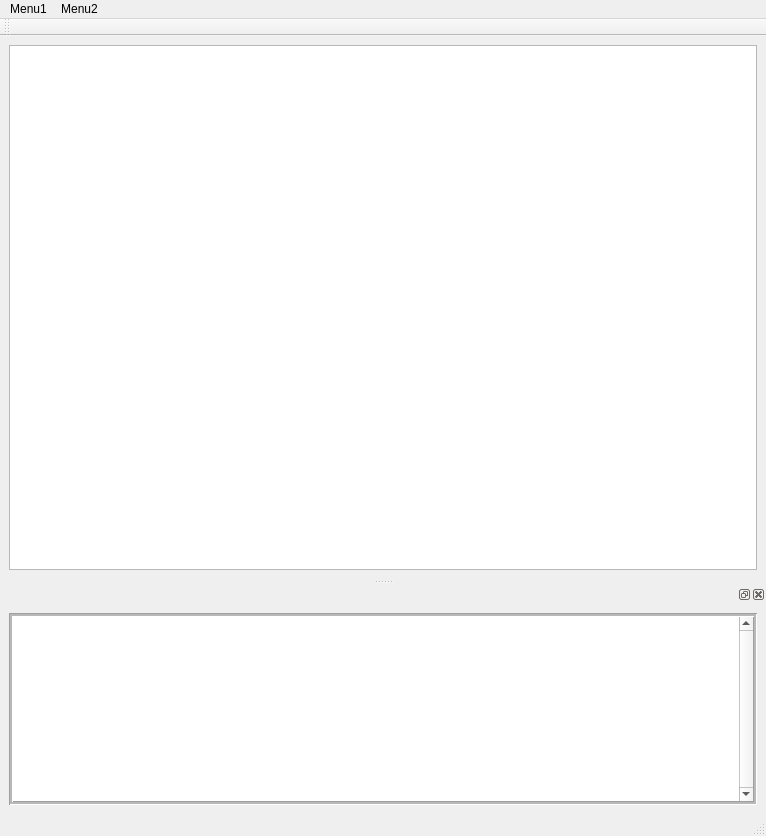
<?xml version="1.0" encoding="UTF-8"?>
<ui version="4.0">
 <class>disprast</class>
 <widget class="QMainWindow" name="disprast">
  <property name="geometry">
   <rect>
    <x>0</x>
    <y>0</y>
    <width>766</width>
    <height>836</height>
   </rect>
  </property>
  <property name="windowTitle">
   <string>MainWindow</string>
  </property>
  <property name="animated">
   <bool>true</bool>
  </property>
  <widget class="QWidget" name="centralwidget">
   <property name="sizePolicy">
    <sizepolicy hsizetype="Preferred" vsizetype="Preferred">
     <horstretch>0</horstretch>
     <verstretch>0</verstretch>
    </sizepolicy>
   </property>
   <property name="acceptDrops">
    <bool>true</bool>
   </property>
   <layout class="QVBoxLayout" name="verticalLayout">
    <item>
     <widget class="QGraphicsView" name="graphicsView">
      <property name="sizePolicy">
       <sizepolicy hsizetype="Expanding" vsizetype="Expanding">
        <horstretch>0</horstretch>
        <verstretch>0</verstretch>
       </sizepolicy>
      </property>
     </widget>
    </item>
   </layout>
  </widget>
  <widget class="QMenuBar" name="menubar">
   <property name="geometry">
    <rect>
     <x>0</x>
     <y>0</y>
     <width>766</width>
     <height>21</height>
    </rect>
   </property>
   <widget class="QMenu" name="menuMenu1">
    <property name="title">
     <string>Menu1</string>
    </property>
    <widget class="QMenu" name="menuOption1_3">
     <property name="title">
      <string>Option1.3</string>
     </property>
     <addaction name="actionOption1_3_1"/>
     <addaction name="actionOption1_3_2"/>
    </widget>
    <addaction name="actionOption1_1"/>
    <addaction name="actionOption1_2"/>
    <addaction name="separator"/>
    <addaction name="menuOption1_3"/>
   </widget>
   <widget class="QMenu" name="menuMenu2">
    <property name="title">
     <string>Menu2</string>
    </property>
    <addaction name="actionOption2_1"/>
   </widget>
   <addaction name="menuMenu1"/>
   <addaction name="menuMenu2"/>
  </widget>
  <widget class="QStatusBar" name="statusbar"/>
  <widget class="QDockWidget" name="dockWidget_2">
   <property name="floating">
    <bool>false</bool>
   </property>
   <attribute name="dockWidgetArea">
    <number>8</number>
   </attribute>
   <widget class="QWidget" name="dockWidgetContents_2">
    <layout class="QVBoxLayout" name="verticalLayout_2">
     <item>
      <widget class="QTableView" name="tableView">
       <property name="sizePolicy">
        <sizepolicy hsizetype="Preferred" vsizetype="Preferred">
         <horstretch>0</horstretch>
         <verstretch>0</verstretch>
        </sizepolicy>
       </property>
       <property name="mouseTracking">
        <bool>false</bool>
       </property>
       <property name="autoFillBackground">
        <bool>true</bool>
       </property>
       <property name="inputMethodHints">
        <set>Qt::ImhDigitsOnly|Qt::ImhFormattedNumbersOnly|Qt::ImhUrlCharactersOnly</set>
       </property>
       <property name="frameShape">
        <enum>QFrame::Box</enum>
       </property>
       <property name="frameShadow">
        <enum>QFrame::Sunken</enum>
       </property>
       <property name="midLineWidth">
        <number>2</number>
       </property>
       <property name="verticalScrollBarPolicy">
        <enum>Qt::ScrollBarAlwaysOn</enum>
       </property>
       <property name="horizontalScrollBarPolicy">
        <enum>Qt::ScrollBarAsNeeded</enum>
       </property>
       <property name="autoScroll">
        <bool>true</bool>
       </property>
       <property name="editTriggers">
        <set>QAbstractItemView::AllEditTriggers</set>
       </property>
       <property name="tabKeyNavigation">
        <bool>true</bool>
       </property>
       <property name="showDropIndicator" stdset="0">
        <bool>false</bool>
       </property>
       <property name="dragDropOverwriteMode">
        <bool>false</bool>
       </property>
       <property name="defaultDropAction">
        <enum>Qt::CopyAction</enum>
       </property>
       <property name="alternatingRowColors">
        <bool>true</bool>
       </property>
       <property name="selectionMode">
        <enum>QAbstractItemView::SingleSelection</enum>
       </property>
       <property name="selectionBehavior">
        <enum>QAbstractItemView::SelectColumns</enum>
       </property>
       <property name="textElideMode">
        <enum>Qt::ElideNone</enum>
       </property>
       <property name="showGrid">
        <bool>true</bool>
       </property>
       <property name="gridStyle">
        <enum>Qt::SolidLine</enum>
       </property>
       <property name="sortingEnabled">
        <bool>false</bool>
       </property>
       <property name="wordWrap">
        <bool>true</bool>
       </property>
       <property name="cornerButtonEnabled">
        <bool>false</bool>
       </property>
       <attribute name="verticalHeaderVisible">
        <bool>true</bool>
       </attribute>
      </widget>
     </item>
    </layout>
   </widget>
  </widget>
  <widget class="QToolBar" name="toolBar">
   <property name="windowTitle">
    <string>toolBar</string>
   </property>
   <attribute name="toolBarArea">
    <enum>TopToolBarArea</enum>
   </attribute>
   <attribute name="toolBarBreak">
    <bool>false</bool>
   </attribute>
  </widget>
  <action name="actionOption1_1">
   <property name="text">
    <string>Option1.1</string>
   </property>
  </action>
  <action name="actionOption1_2">
   <property name="text">
    <string>Option1.2</string>
   </property>
  </action>
  <action name="actionOption1_3_1">
   <property name="text">
    <string>Option1.3.1</string>
   </property>
  </action>
  <action name="actionOption1_3_2">
   <property name="text">
    <string>Option1.3.2</string>
   </property>
  </action>
  <action name="actionOption2_1">
   <property name="text">
    <string>Option2.1</string>
   </property>
  </action>
 </widget>
 <resources/>
 <connections/>
</ui>
